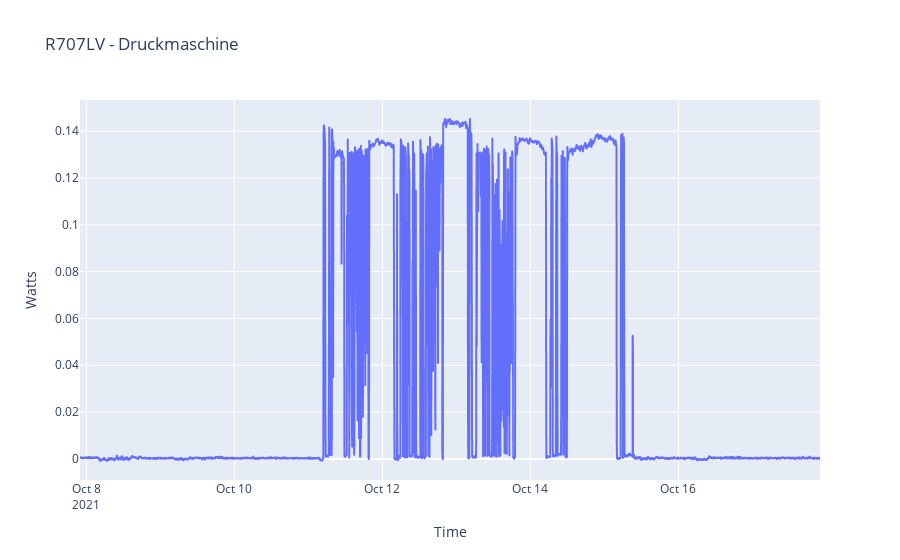

Notebook code for this chart:
### Code cell
px.line(
    x=druck_5T.index, y=druck_5T.kw, 
    title='R707LV - Druckmaschine',
    labels={
        'x': 'Time',
        'y': 'Watts'
    })

### Figure 1 — Plotly figure (JSON) as saved in the notebook; plotly's stock layout.template omitted (floating-point values rounded to 4 significant figures; data arrays with more than 128 entries replaced by an {"elided": "..."} marker saying what was removed)
{"data": [{"hovertemplate": "Time=%{x}<br>Watts=%{y}<extra></extra>", "legendgroup": "", "line": {"color": "#636efa", "dash": "solid"}, "marker": {"symbol": "circle"}, "mode": "lines", "name": "", "showlegend": false, "type": "scattergl", "x": {"elided": "2881 str values"}, "xaxis": "x", "y": {"elided": "2881 float values"}, "yaxis": "y"}], "layout": {"legend": {"tracegroupgap": 0}, "title": {"text": "R707LV - Druckmaschine"}, "xaxis": {"anchor": "y", "domain": [0, 1], "title": {"text": "Time"}}, "yaxis": {"anchor": "x", "domain": [0, 1], "title": {"text": "Watts"}}}}
